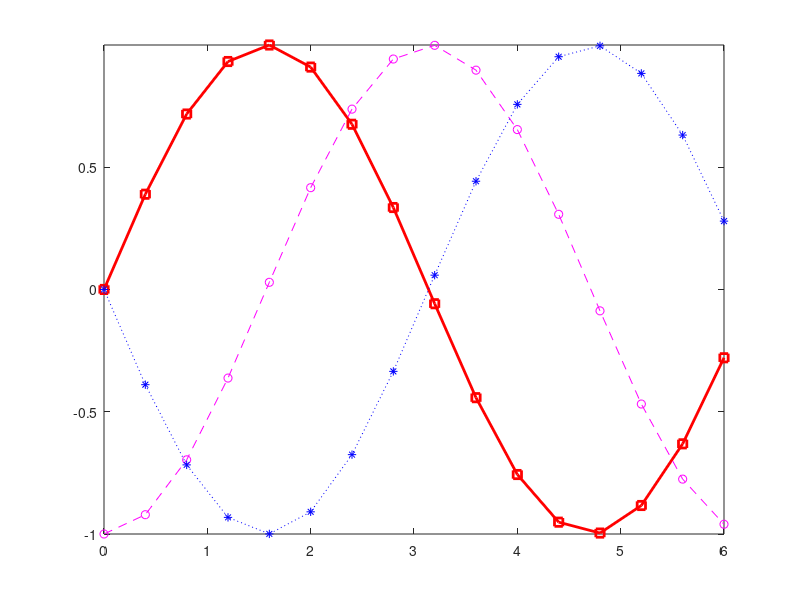

The MATLAB script that drew this image:
clc;
clear all;

t = 0:0.4:2*pi;
plot(t, sin(t), '-rs', 'LineWidth', 2);
hold on;
plot(t, sin(t-pi/2), '--mo');
plot(t, sin(t-pi), ':b*');
hold off
axis tight